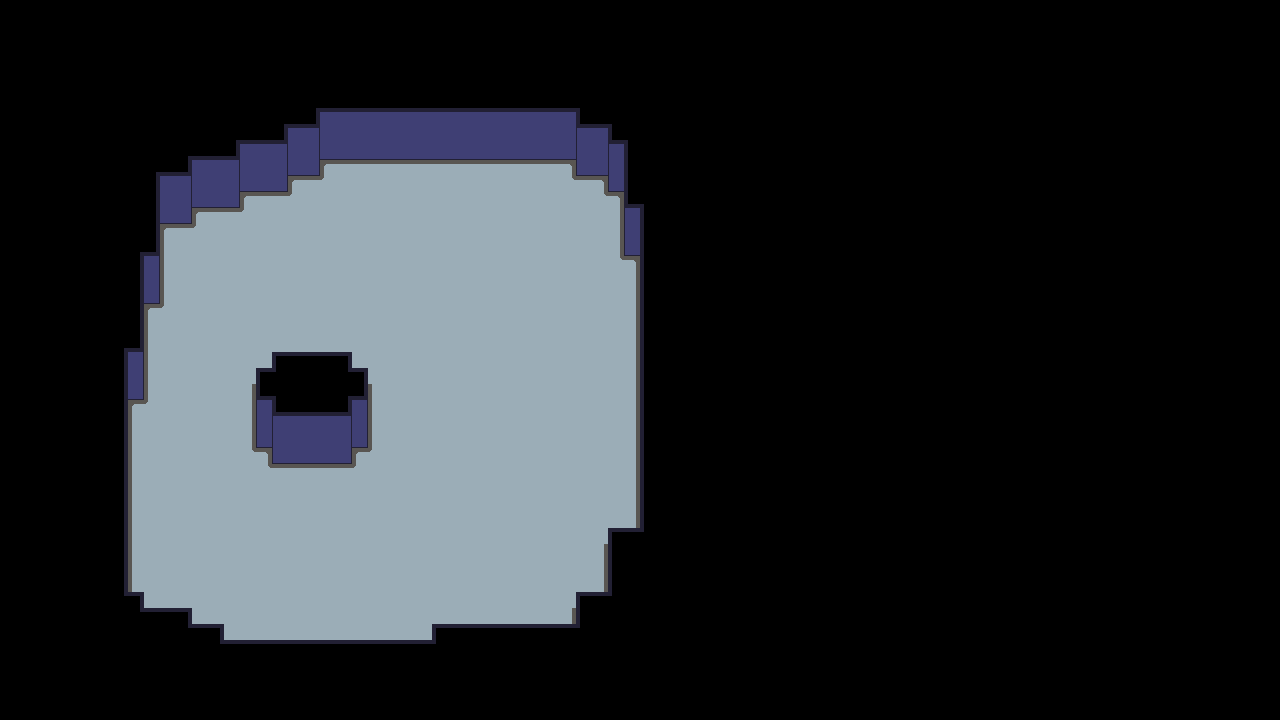

This is a level from a 2D game, rendered from its Tiled map with the project's own tilesets. A one-line summary and the map file follow, with tile-layer data summarised:
An orthogonal 80x45 tile map with 16x16 px tiles, 1 tile layer (prototype), 1 hidden layer not drawn, 2 tilesets.

<map version="1.10" tiledversion="1.11.2" orientation="orthogonal" renderorder="right-down" width="80" height="45" tilewidth="16" tileheight="16" infinite="0" nextlayerid="3" nextobjectid="1">
 <editorsettings>
  <export target="../../Scenes/Tilemaps/test_map_1.tscn" format="tscn" />
 </editorsettings>
 <tileset firstgid="1" source="../tile_sets/autotile_ts.tsx" />
 <tileset firstgid="5" source="../tile_sets/prototype_ts.tsx" />
 <layer id="2" name="prototype" width="80" height="45">
  <properties>
   <property name="DeleteTiles" type="bool" value="true" />
  </properties>
  <data>[3600 cells, 3600 non-empty, 27 distinct tile ids]</data>
 </layer>
 <layer id="1" name="autotile" width="80" height="45" visible="0" opacity="0.51">
  <data>[3600 cells, 3600 non-empty, 2 distinct tile ids]</data>
 </layer>
</map>
